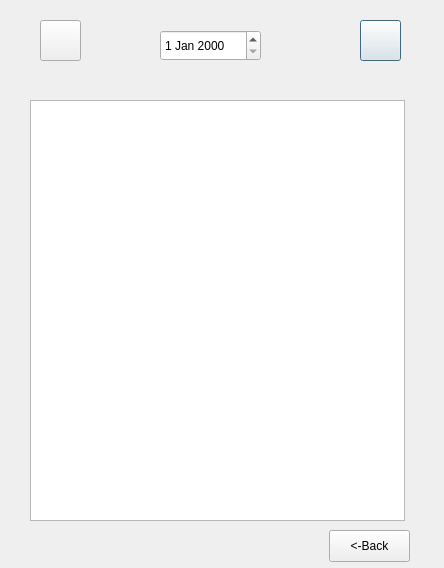
<?xml version="1.0" encoding="UTF-8"?>
<ui version="4.0">
 <class>Issues_of_Day</class>
 <widget class="QDialog" name="Issues_of_Day">
  <property name="geometry">
   <rect>
    <x>0</x>
    <y>0</y>
    <width>444</width>
    <height>568</height>
   </rect>
  </property>
  <property name="windowTitle">
   <string>Dialog</string>
  </property>
  <property name="styleSheet">
   <string notr="true"/>
  </property>
  <widget class="QListWidget" name="list_of_Issues">
   <property name="geometry">
    <rect>
     <x>30</x>
     <y>100</y>
     <width>375</width>
     <height>421</height>
    </rect>
   </property>
  </widget>
  <widget class="QDateEdit" name="dateEdit">
   <property name="geometry">
    <rect>
     <x>160</x>
     <y>30</y>
     <width>101</width>
     <height>31</height>
    </rect>
   </property>
  </widget>
  <widget class="QPushButton" name="AddButton">
   <property name="geometry">
    <rect>
     <x>360</x>
     <y>20</y>
     <width>41</width>
     <height>41</height>
    </rect>
   </property>
   <property name="styleSheet">
    <string notr="true">image: url(:/images/add.jpeg);</string>
   </property>
   <property name="text">
    <string/>
   </property>
  </widget>
  <widget class="QPushButton" name="CloseButton">
   <property name="geometry">
    <rect>
     <x>329</x>
     <y>530</y>
     <width>81</width>
     <height>32</height>
    </rect>
   </property>
   <property name="text">
    <string>&lt;-Back</string>
   </property>
  </widget>
  <widget class="QPushButton" name="DeleteButton">
   <property name="geometry">
    <rect>
     <x>40</x>
     <y>20</y>
     <width>41</width>
     <height>41</height>
    </rect>
   </property>
   <property name="styleSheet">
    <string notr="true">image: url(:/images/delete.jpeg);</string>
   </property>
   <property name="text">
    <string/>
   </property>
  </widget>
 </widget>
 <resources/>
 <connections/>
</ui>
